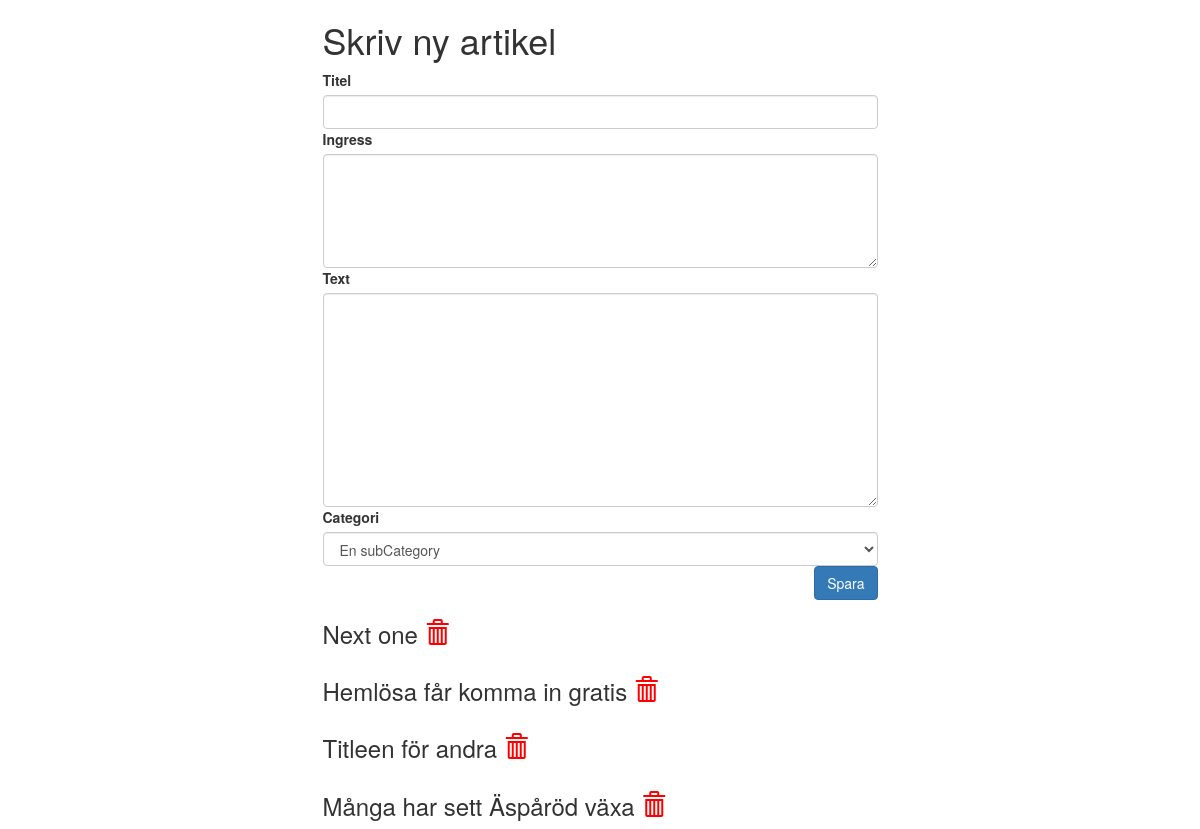
The page /admin.php (signed in) on the database as committed earlier.
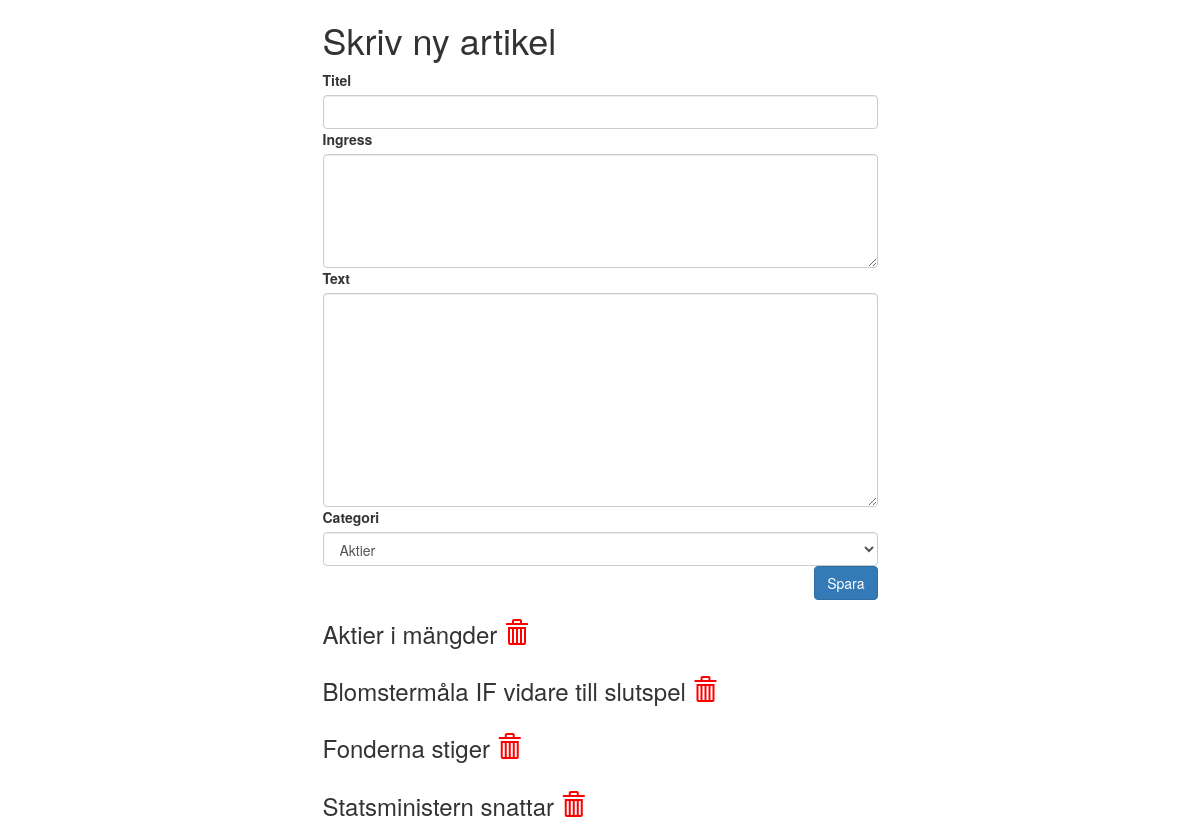
The same page on the database as committed later.
### tables this page shows
create table Article
(Title			varchar(100),
 Preamble     		varchar(200),
 Content     		text,
 Date			date,
 ArticleID		int NOT NULL AUTO_INCREMENT,
 SubCategoryID	int NOT NULL,
 primary key (ArticleID),
 foreign key (SubCategoryID) references Sub_Category(SubCategoryID));

### admin.php (the view, shortened to what this page needs)
<?php
  include('db.php');
?>
<!DOCTYPE html>
<html lang="en">
  <head>
    <link href="css/bootstrap.min.css" rel="stylesheet">
    <link href="css/custom.css" rel="stylesheet">
  </head>
  <body>
    <div class="container">
    <?php if(isset($_SESSION['id'])): ?>
      <div class="row">
        <div class="col-md-6 col-md-offset-3">
          <h1>Skriv ny artikel</h1>
          <form method="post" action="" class="form-group">
            <label for="title">Titel</label>
            <input type="text" name="title" class="form-control">
            <label for="preamble">Ingress</label>
            <textarea name="preamble" rows="5" class="form-control"></textarea>
            <label for="body">Text</label>
            <textarea name="body" rows="10" class="form-control"></textarea>
            <label for="category">Categori</label>
            <select class="form-control" name="category">
            <?php
              $sql = "SELECT SubCategoryID, SubCategoryname FROM Sub_Category";
              $result = mysqli_query($link, $sql);
              while($row = mysqli_fetch_array($result)) {
                echo '<option value="' . $row['SubCategoryID'] . '">' . $row['SubCategoryname'] . '</option>';
              }
            ?>
            </select>
            <button type="submit" class="btn btn-primary pull-right">Spara</button>
          </form>
        </div>
      </div>
      <div class="row">
        <div class="col-md-6 col-md-offset-3">
        <?php
          $sql = "SELECT * FROM Article ORDER BY Date DESC";
          $result = mysqli_query($link, $sql);
          echo '<form action="" method="post">';
          while ($row = mysqli_fetch_array($result)) {
            echo '<div class="row">';
            echo '<div class="col-md-12">';
            echo '<h3>' . $row['Title'];
            echo ' <a href="admin.php?deleteItem=' . $row['ArticleID'] . '"><i class="glyphicon glyphicon-trash"></i></a></h3>';
            echo '</div>';
            echo '</div>';
          }
          echo '</form>';
        ?>
        </div>
      </div>
    <?php endif ?>
    </div>
  </body>
</html>

Rows that differ between the two databases and show on the page:
changed article: Title "Next one" → "Aktier i mängder"
changed article: Title "Hemlösa får komma in gratis" → "Blomstermåla IF vidare till slutspel"
changed article: Title "Titleen för andra" → "Fonderna stiger"
changed article: Title "Många har sett Äspåröd växa" → "Statsministern snattar"
Other text that changed with them:
form field category: "En subCategory" → "Aktier"
